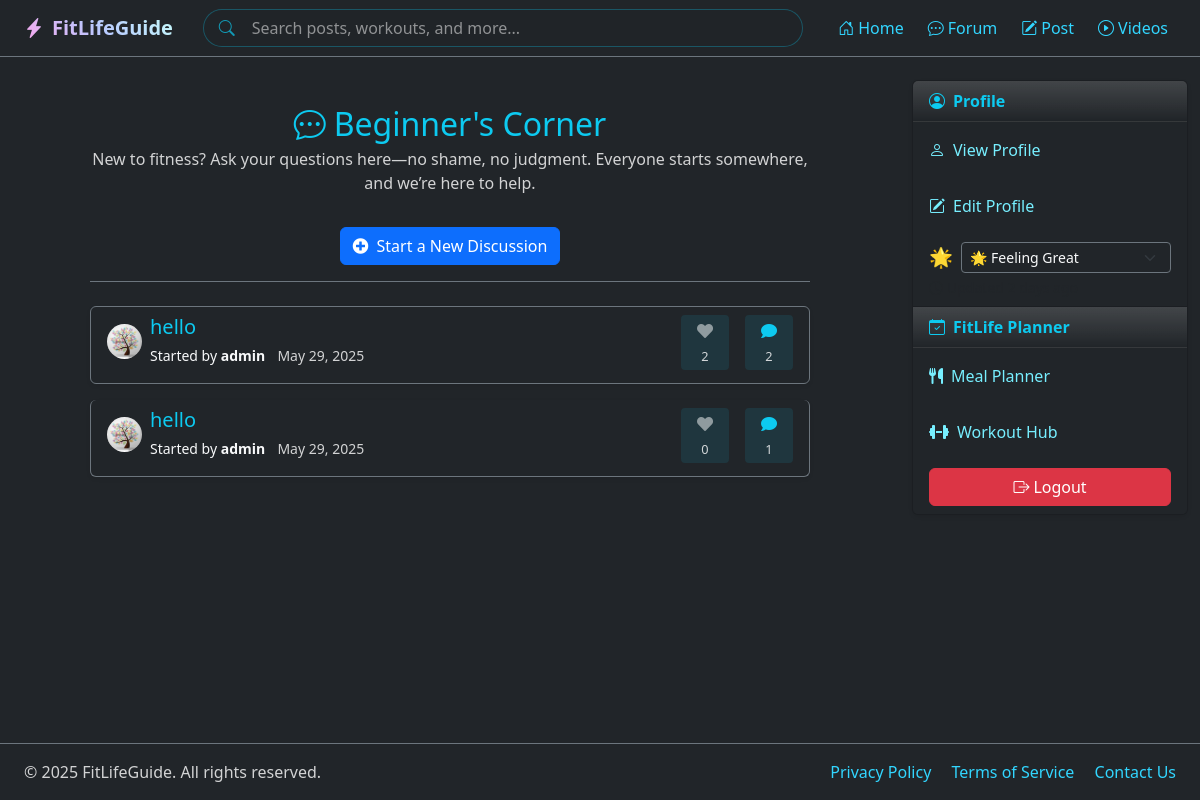
Page /forum/beinners-corner/ (signed in) on the committed database.
### community/models.py (models this page shows, shortened)
class Forum(models.Model):
    name = models.CharField(max_length=100, unique=True)
    description = models.TextField(blank=True)
    slug = models.SlugField(unique=True, blank=True)
    class Meta:
        verbose_name_plural = "Forums"
        ordering = ['name']

class Thread(models.Model):
    forum = models.ForeignKey(Forum, on_delete=models.CASCADE, related_name='threads')
    title = models.CharField(max_length=200)
    slug = models.SlugField(unique=True, blank=True)
    author = models.ForeignKey(User, on_delete=models.CASCADE, related_name='threads')
    content = models.TextField(default='')
    created_at = models.DateTimeField(auto_now_add=True)
    likes = models.ManyToManyField(User, related_name='thread_likes', blank=True)
    class Meta:
        ordering = ['-created_at']
    def total_likes(self):
        return self.likes.count()

### users/models.py (models this page shows, shortened)
class Profile(models.Model):
    STATUS_CHOICES = [
        ('💪', 'Working Out'),
        ('🏃', 'Running'),
        ('🧘', 'Meditating'),
        ('🥗', 'Eating Healthy'),
        ('😴', 'Resting'),
        ('🎯', 'Focused'),
        ('🌟', 'Feeling Great'),
        ('🔋', 'Low Energy'),
        ('🎮', 'Taking a Break'),
        ('📚', 'Learning'),
    ]
    user = models.OneToOneField(User, on_delete=models.CASCADE)
    location = models.CharField(max_length=100, blank=True)
    bio = models.TextField(max_length=500, blank=True)
    birth_date = models.DateField(null=True, blank=True)
    avatar = models.ImageField(upload_to='profile_pics', default='profile_pics/default-avatar.png')
    cover_image = models.ImageField(upload_to='cover_pics', default='cover_pics/default-cover.jpg')
    status = models.CharField(max_length=2, choices=STATUS_CHOICES, default='🌟')
    status_updated_at = models.DateTimeField(auto_now=True)

### community/views.py (the view)
# urls.py: path('forum/<slug:slug>/', views.forum_threads, name='forum_threads'),
def forum_threads(request, slug):
    forum = get_object_or_404(Forum, slug=slug)
    threads = forum.threads.select_related('author', 'author__profile').prefetch_related('likes').order_by('-created_at')
    return render(request, 'community/forum_threads.html', {'forum': forum, 'threads': threads})

### community/templates/community/forum_threads.html (shortened to what this page needs)
{% extends 'mainpage/base.html' %}
{% load static %}
{% block content %}
<div class="d-flex justify-content-center my-5 px-3">
  <div class="w-100" style="max-width: 720px;">
    <div class="mb-4 pb-3 border-bottom border-secondary text-center">
      <h2 class="text-info mb-1">
        <i class="bi bi-chat-dots me-2"></i>{{ forum.name }}
      </h2>
      <p class="text-light-emphasis">{{ forum.description }}</p>
      <a href="{% url 'thread_create' forum.slug %}" class="btn btn-primary mt-3">
        <i class="fas fa-plus-circle me-2"></i>Start a New Discussion
      </a>
    </div>
    {% if threads %}
    <div class="list-group">
      {% for thread in threads %}
      <div class="list-group-item mb-3 rounded bg-dark border-secondary text-light shadow-sm thread-card">
        <div class="d-flex justify-content-between align-items-start">
          <div class="flex-grow-1">
            <div class="d-flex align-items-center mb-2">
              <img src="{{ thread.author.profile.avatar.url }}" alt="{{ thread.author.username }}'s avatar"
                   class="rounded-circle me-2" style="width: 35px; height: 35px; object-fit: cover;">
              <div>
                <a href="{% url 'thread_detail' thread.slug %}" class="text-decoration-none">
                  <h5 class="mb-1 text-info">{{ thread.title }}</h5>
                </a>
                <div class="mt-1">
                  <small class="text-light">Started by <strong>{{ thread.author.username }}</strong></small>
                  <small class="text-light-emphasis ms-2">{{ thread.created_at|date:"M d, Y" }}</small>
                </div>
              </div>
            </div>
          </div>
          <div class="d-flex align-items-center ms-3">
            {% if user.is_authenticated %}
            <form action="{% url 'like_thread' thread.slug %}" method="post" class="me-3">
              <button type="submit" class="thread-stat like-btn {% if user in thread.likes.all %}liked{% endif %}">
                <i class="fas fa-heart"></i>
                <span class="d-block like-count">{{ thread.total_likes }}</span>
              </button>
            </form>
            {% else %}
            <a href="{% url 'login' %}" class="thread-stat me-3 no-hover">
              <i class="fas fa-heart"></i>
              <span class="d-block">{{ thread.total_likes }}</span>
            </a>
            {% endif %}
            <a href="{% url 'thread_detail' thread.slug %}#replies" class="thread-stat">
              <i class="fas fa-comment"></i>
              <span class="d-block">{{ thread.posts.count }}</span>
            </a>
          </div>
        </div>
      </div>
      {% endfor %}
    </div>
    {% else %}
    <div class="alert alert-info mt-4 text-center">
      <i class="bi bi-info-circle me-2"></i>No discussions yet. Be the first to start one!
    </div>
    {% endif %}
  </div>
</div>
<link rel="stylesheet" href="https://cdnjs.cloudflare.com/ajax/libs/font-awesome/5.15.4/css/all.min.css">
{% endblock %}

### mainpage/templates/mainpage/base.html (shortened to what this page needs)
{% load static %}
<!DOCTYPE html>
<html lang="en">
<head>
    <link href="https://cdn.jsdelivr.net/npm/bootstrap@5.3.3/dist/css/bootstrap.min.css" rel="stylesheet">
    <link href="https://cdn.jsdelivr.net/npm/bootstrap-icons@1.10.5/font/bootstrap-icons.css" rel="stylesheet">
    <link rel="stylesheet" href="{% static 'mainpage/styles.css' %}">
</head>
<body class="bg-dark text-light d-flex flex-column min-vh-100">
    <nav class="navbar navbar-expand-lg navbar-dark bg-dark sticky-top border-bottom border-secondary">
        <div class="container-fluid px-4">
            <a class="navbar-brand grad fw-bold" href="{% url 'home' %}">
                <i class="bi bi-lightning-charge-fill me-2"></i>FitLifeGuide
            </a>
            <div class="collapse navbar-collapse" id="navbarNav">
                {% if user.is_authenticated %}
                <form class="d-flex mx-auto search-form my-2 my-lg-0" role="search" method="get" action="{% url 'home' %}">
                    <div class="input-group search-group">
                        <div class="position-relative w-100">
                            <i class="bi bi-search position-absolute search-icon"></i>
                            <input type="search"
                                   class="form-control search-input rounded-pill border-cyan ps-5"
                                   placeholder="Search posts, workouts, and more..."
                                   name="q"
                                   aria-label="Search"
                                   autocomplete="off">
                        </div>
                    </div>
                </form>
                {% endif %}
                <ul class="navbar-nav ms-auto align-items-center gap-2">
                    <li class="nav-item {% if not user.is_authenticated %}text-center{% endif %}">
                        <a class="nav-link text-cyan d-inline-block" href="{% url 'home' %}">
                            <i class="bi bi-house-door me-1"></i>Home
                        </a>
                    </li>
                    {% if user.is_authenticated %}
                    <li class="nav-item d-lg-inline-block text-center">
                        <a class="nav-link text-cyan d-inline-block" href="{% url 'forum_list' %}">
                            <i class="bi bi-chat-dots me-1"></i>Forum
                        </a>
                    </li>
                    <li class="nav-item d-lg-inline-block text-center">
                        <a class="nav-link text-cyan d-inline-block" href="{% url 'posts' %}">
                            <i class="bi bi-pencil-square me-1"></i>Post
                        </a>
                    </li>
                    <li class="nav-item d-lg-inline-block text-center">
                        <a class="nav-link text-cyan d-inline-block" href="{% url 'videos' %}">
                            <i class="bi bi-play-circle me-1"></i>Videos
                        </a>
                    </li>
                    {% endif %}
                </ul>
            </div>
        </div>
    </nav>
    <div class="container-fluid flex-grow-1  pb-4">
        <div class="row">
            <div class="{% if user.is_authenticated %}col-lg-9 col-md-8{% else %}col-12{% endif %}">
                {% block content %}{% endblock %}
            </div>
            {% if user.is_authenticated %}
            <aside class="col-lg-3 col-md-4 d-none d-lg-block">
                {% block sidebar %}
                <div class="card bg-dark text-light shadow-sm sticky-top" style="top: 80px;">
                    <div class="card-header bg-gradient text-info fw-bold">
                        <i class="bi bi-person-circle me-2"></i>Profile
                    </div>
                    <ul class="list-group list-group-flush">
                        <li class="list-group-item bg-dark border-secondary">
                            <a href="{% url 'profile' %}" class="text-decoration-none text-aqua d-block py-2">
                                <i class="bi bi-person me-2"></i>View Profile
                            </a>
                        </li>
                        <li class="list-group-item bg-dark border-secondary">
                            <a href="{% url 'edit_profile' %}" class="text-decoration-none text-aqua d-block py-2">
                                <i class="bi bi-pencil-square me-2"></i>Edit Profile
                            </a>
                        </li>
                        <li class="list-group-item bg-dark border-secondary">
                            <div class="d-flex align-items-center">
                                <span class="current-status me-2" style="font-size: 1.2em;">{{ user.profile.status }}</span>
                                <select id="statusUpdate" class="form-select form-select-sm bg-dark text-light border-secondary" style="font-family: system-ui;">
                                    {% for emoji, text in user.profile.STATUS_CHOICES %}
                                    <option value="{{ emoji }}" {% if user.profile.status == emoji %}selected{% endif %}>
                                        {{ emoji }} {{ text }}
                                    </option>
                                    {% endfor %}
                                </select>
                            </div>
                            <small class="text-muted d-block mt-1">
                                <i class="bi bi-clock me-1"></i>Updated {{ user.profile.status_updated_at|timesince }} ago
                            </small>
                        </li>
                    </ul>
                    <div class="card-header bg-gradient text-info fw-bold">
                        <i class="bi bi-calendar-check me-2"></i>FitLife Planner
                    </div>
                    <ul class="list-group list-group-flush">
                        <li class="list-group-item bg-dark border-secondary">
                            <a href="{% url 'tools:meal_planner' %}" class="text-decoration-none text-aqua d-block py-2">
                                <i class="fa-solid fa-utensils me-2"></i>Meal Planner
                            </a>
                        </li>
                        <li class="list-group-item bg-dark border-secondary">
                            <a href="{% url 'tools:workout_hub' %}" class="text-decoration-none text-aqua d-block py-2">
                                <i class="fa-solid fa-dumbbell me-2"></i>Workout Hub
                            </a>
                        </li>
                        <li class="list-group-item bg-dark border-secondary">
                            <form action="{% url 'logout' %}" method="post" class="m-0 p-0">
                                <button type="submit" class="btn btn-danger w-100">
                                    <i class="bi bi-box-arrow-right me-1"></i>Logout
                                </button>
                            </form>
                        </li>
                    </ul>
                </div>
                {% endblock %}
            </aside>
            {% endif %}
        </div>
    </div>
    <footer class="mt-auto py-3 bg-dark border-top border-secondary">
        <div class="container-fluid px-4">
            <div class="row align-items-center">
                <div class="col-md-6 text-center text-md-start">
                    <span class="text-light-emphasis">&copy; {% now "Y" %} FitLifeGuide. All rights reserved.</span>
                </div>
                <div class="col-md-6 text-center text-md-end mt-3 mt-md-0">
                    <a href="#" class="text-cyan text-decoration-none me-3 hover-bright">Privacy Policy</a>
                    <a href="#" class="text-cyan text-decoration-none me-3 hover-bright">Terms of Service</a>
                    <a href="#" class="text-cyan text-decoration-none hover-bright">Contact Us</a>
                </div>
            </div>
        </div>
    </footer>
</body>
</html>

### mainpage/static/mainpage/styles.css (style rules this page uses)
.grad { background: -webkit-linear-gradient(45deg,#fda3ea,#b8c9ff,#c6fffa); background-clip: text; -webkit-text-fill-color: transparent; }
.border-cyan { border: 1px solid cyan; }
.list-group-item { border: none; }
.text-cyan { color:#32d6ff; }
.text-aqua { color:#77efff; }

### community/templates/community/forum_threads.html (style rules this page uses)
.thread-card { transition: 0.3s ease; border: 1px solid rgba(255, 255, 255, 0.1); }
.thread-stat { background-color: rgba(13, 202, 240, 0.1); padding: 0.25rem 0.75rem; border-radius: 0.25rem; text-align: center; min-width: 48px; text-decoration: none; border: none; cursor: pointer; transition: all 0.2s ease; color: #fff; }
.thread-stat.like-btn { outline: none; }
.thread-stat .fa-heart { color: rgba(255, 255, 255, 0.5); font-size: 1rem; transition: all 0.2s ease; }
.thread-stat .fa-comment { color: #0dcaf0; font-size: 1rem; transition: transform 0.2s ease; }
.thread-stat span { font-size: 0.8rem; color: rgba(255, 255, 255, 0.8); margin-top: 0.2rem; }

### mainpage/templates/mainpage/base.html (style rules this page uses)
.text-light-emphasis { color: rgba(255, 255, 255, 0.8) !important; }
.search-form { width: 100%; max-width: 300px; }
@media (min-width: 768px) { .search-form { max-width: 400px; } }
@media (min-width: 992px) { .search-form { max-width: 500px; } }
@media (min-width: 1200px) { .search-form { max-width: 600px; } }
.search-group { transition: all 0.3s ease; width: 100%; }
.search-input { background-color: rgba(33, 37, 41, 0.8) !important; color: #fff !important; border: 1px solid rgba(13, 202, 240, 0.3) !important; transition: all 0.3s ease; padding-right: 2.5rem; }
.search-input::placeholder { color: rgba(255, 255, 255, 0.5); }
.search-icon { color: rgba(13, 202, 240, 0.7); top: 50%; transform: translateY(-50%); left: 1rem; z-index: 4; pointer-events: none; transition: all 0.3s ease; }

### rows in the picture
Forum: name "Beginner's Corner", description "New to fitness? Ask your questions here—no shame, no judgment. Everyone starts somewhere, and we’re here to help."
Thread: author.profile.avatar (picture), title "hello", author.username "admin", created_at "May 29, 2025", total_likes "2", posts.count "2"
Thread: author.profile.avatar (picture), title "hello", author.username "admin", created_at "May 29, 2025", total_likes "0", posts.count "1"

### other values in the picture
{{ user.profile.status }} "🌟"
